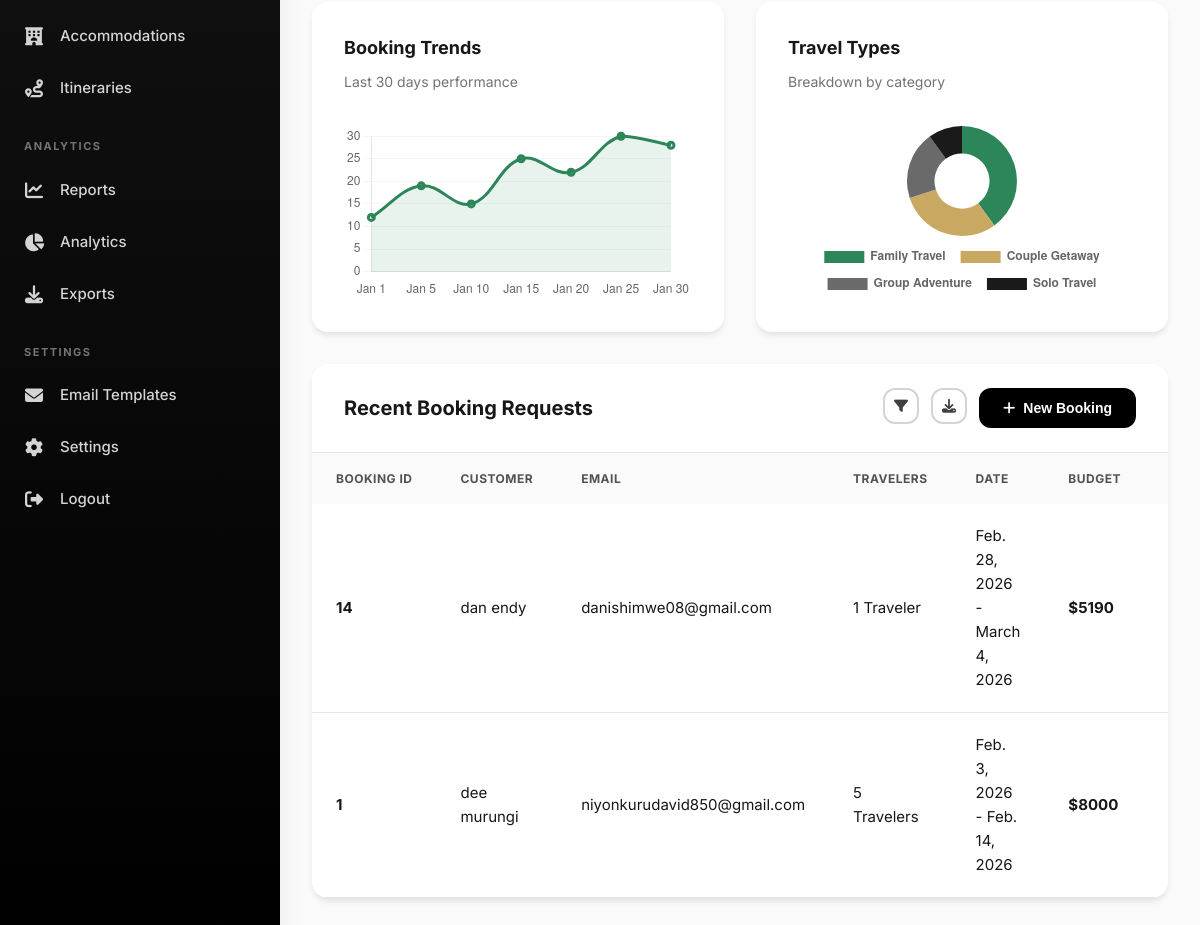
Page /dashboard/ (lower part) on the earlier database version.
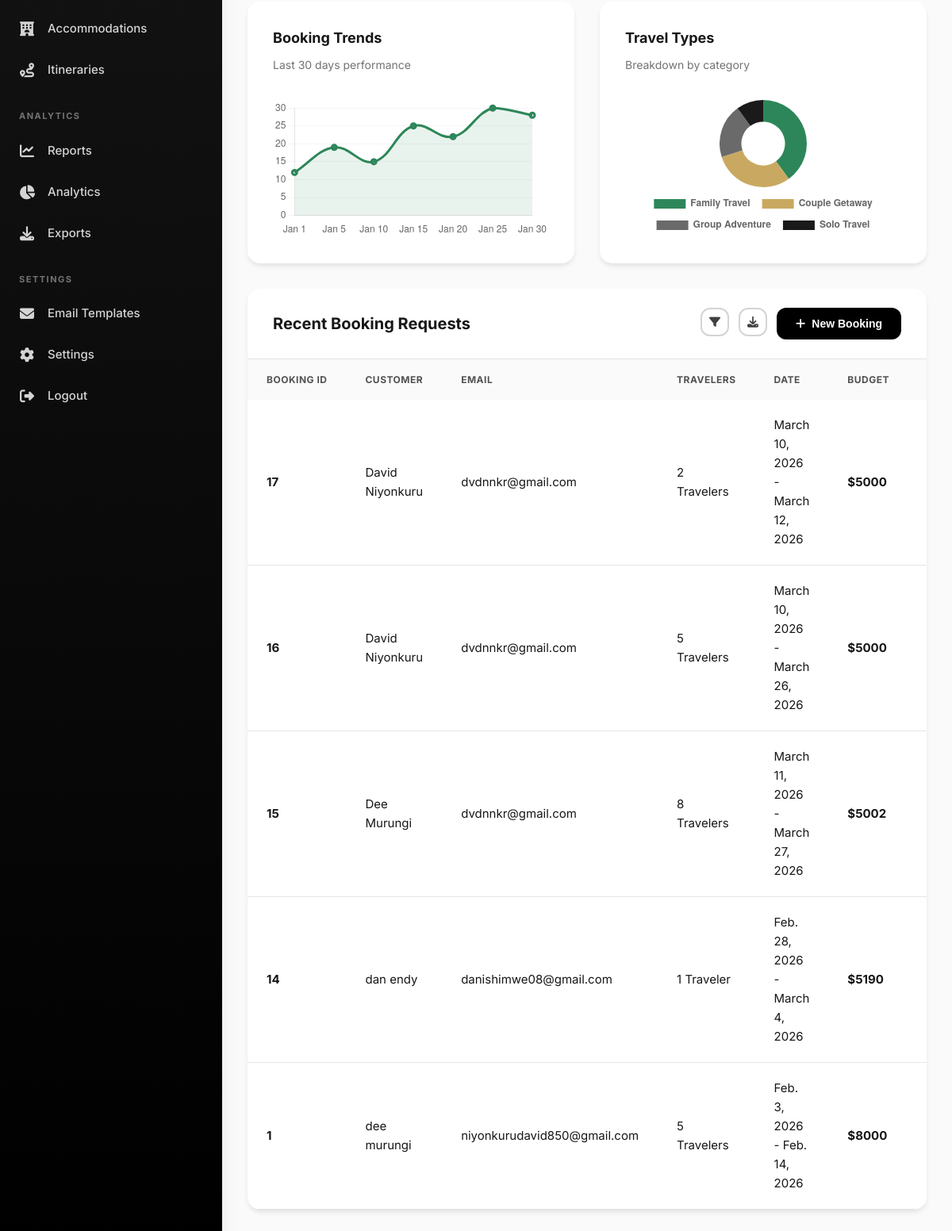
Same page on the later database version.
### core/models.py (models this page shows, shortened)
class TravelBooking(models.Model):
    STATUS_CHOICES = [
        ('pending', 'Pending'),
        ('processed', 'Processed'),
        ('confirmed', 'Confirmed'),
        ('cancelled', 'Cancelled'),
    ]
    TRAVEL_TYPE_CHOICES = [
        ('solo', 'Solo Travel'),
        ('family', 'Family Travel'),
        ('couple', 'Couple Getaway'),
        ('group', 'Group Adventure'),
    ]
    TRAVELERS_CHOICES = [
        ('1', '1 Traveler (Solo)'),
        ('2', '2 Travelers (Couple)'),
        ('3', '3 Travelers'),
        ('4', '4 Travelers'),
        ('5', '5 Travelers'),
        ('6', '6 Travelers'),
        ('7', '7 Travelers'),
        ('8', '8 Travelers'),
        ('9-15', '9-15 Travelers (Group)'),
        ('16+', '16+ Travelers (Large Group)'),
    ]
    FLEXIBILITY_CHOICES = [
        ('fixed', 'Fixed dates - cannot change'),
        ('flexible-few-days', 'Flexible ± 2-3 days'),
        ('flexible-week', 'Flexible ± 1 week'),
        ('flexible-month', 'Flexible - planning months in advance'),
    ]
    ACCOMMODATION_CHOICES = [
        ('luxury', '5-Star Luxury'),
        ('boutique', 'Boutique Lodges'),
        ('mid-range', 'Mid-Range Hotels'),
        ('budget', 'Budget-Friendly'),
    ]
    first_name = models.CharField(max_length=100)
    last_name = models.CharField(max_length=100)
    email = models.EmailField(db_index=True)
    phone = models.CharField(max_length=20)
    country = models.CharField(max_length=100)
    travelers = models.CharField(max_length=20, choices=TRAVELERS_CHOICES)
    travel_type = models.CharField(max_length=20, choices=TRAVEL_TYPE_CHOICES, blank=True, null=True)
    start_date = models.DateField(blank=True, null=True)
    end_date = models.DateField(blank=True, null=True)
    date_flexibility = models.CharField(max_length=30, choices=FLEXIBILITY_CHOICES, default='flexible-month')
    duration = models.IntegerField(validators=[MinValueValidator(1), MaxValueValidator(21)], default=7)
    activities = models.TextField(default='[]', blank=True)
    accommodation = models.CharField(max_length=20, choices=ACCOMMODATION_CHOICES, blank=True, null=True)
    budget = models.IntegerField(validators=[MinValueValidator(1000), MaxValueValidator(15000)], default=5000)
    special_requests = models.TextField(blank=True)
    status = models.CharField(max_length=20, choices=STATUS_CHOICES, default='pending')
    is_processed = models.BooleanField(default=False)
    processed_at = models.DateTimeField(null=True, blank=True)
    created_at = models.DateTimeField(auto_now_add=True)
    updated_at = models.DateTimeField(auto_now=True)
    class Meta:
        ordering = ['-created_at']
        indexes = [
            models.Index(fields=['email']),
            models.Index(fields=['status']),
        ]

### core/views.py (the view)
# urls.py: path('dashboard/', dashboard, name='dashboard'),
def dashboard(request):
    bookings = TravelBooking.objects.all().order_by('-id')  # get all bookings
    context = {
        'bookings': bookings
    }
    return render(request, 'adminpanel/dashboard.html', context)

### core/templates/adminpanel/dashboard.html (shortened to what this page needs)
<!DOCTYPE html>
<html lang="en">
<head>
    <link rel="stylesheet" href="https://cdnjs.cloudflare.com/ajax/libs/font-awesome/6.4.0/css/all.min.css">
</head>
<body>
    <aside class="sidebar" id="sidebar">
        <nav class="sidebar-nav">
            <div class="nav-section">
                <a href="#" class="nav-link">
                </a>
                <a href="#" class="nav-link">
                    <i class="fas fa-hotel"></i>
                    <span>Accommodations</span>
                </a>
                <a href="#" class="nav-link">
                    <i class="fas fa-route"></i>
                    <span>Itineraries</span>
                </a>
            </div>
            <div class="nav-section">
                <div class="nav-section-title">Analytics</div>
                <a href="#" class="nav-link">
                    <i class="fas fa-chart-line"></i>
                    <span>Reports</span>
                </a>
                <a href="#" class="nav-link">
                    <i class="fas fa-chart-pie"></i>
                    <span>Analytics</span>
                </a>
                <a href="#" class="nav-link">
                    <i class="fas fa-download"></i>
                    <span>Exports</span>
                </a>
            </div>
            <div class="nav-section">
                <div class="nav-section-title">Settings</div>
                <a href="#" class="nav-link">
                    <i class="fas fa-envelope"></i>
                    <span>Email Templates</span>
                </a>
                <a href="#" class="nav-link">
                    <i class="fas fa-cog"></i>
                    <span>Settings</span>
                </a>
                <a href="#" class="nav-link">
                    <i class="fas fa-sign-out-alt"></i>
                    <span>Logout</span>
                </a>
            </div>
        </nav>
    </aside>
    <main class="main-content">
    <div class="dashboard-content">
        <div class="chart-grid">
            <div class="chart-card">
                <div class="chart-header">
                    <h3 class="chart-title">Booking Trends</h3>
                    <p class="chart-subtitle">Last 30 days performance</p>
                </div>
                <canvas id="bookingChart"></canvas>
            </div>
            <div class="chart-card">
                <div class="chart-header">
                    <h3 class="chart-title">Travel Types</h3>
                    <p class="chart-subtitle">Breakdown by category</p>
                </div>
                <canvas id="travelChart"></canvas>
            </div>
        </div>
<div class="content-card">
    <div class="card-header">
        <h2 class="card-title">Recent Booking Requests</h2>
        <div class="card-actions">
            <button class="btn btn-outline btn-icon">
                <i class="fas fa-filter"></i>
            </button>
            <button class="btn btn-outline btn-icon">
                <i class="fas fa-download"></i>
            </button>
            <button class="btn btn-primary">
                <i class="fas fa-plus"></i>
                New Booking
            </button>
        </div>
    </div>
    <div class="table-container">
        <table class="data-table">
            <thead>
                <tr>
                    <th>Booking ID</th>
                    <th>Customer</th>
                    <th>Email</th>
                    <th>Travelers</th>
                    <th>Date</th>
                    <th>Budget</th>
                    <th>Status</th>
                </tr>
            </thead>
            <tbody>
                {% for booking in bookings %}
                <tr>
                    <td><strong>{{ booking.id }}</strong></td>
                    <td>{{ booking.first_name }} {{ booking.last_name }}</td>
                    <td>{{ booking.email }}</td>
                    <td>{{ booking.travelers }} {{ booking.travelers|pluralize:"Traveler,Travelers" }}</td>
                    <td>{{ booking.start_date }} - {{ booking.end_date }}</td>
                    <td><strong>${{ booking.budget }}</strong></td>
                    <td>
                    </td>
                </tr>
                {% empty %}
                <tr>
                    <td colspan="8" class="text-center">No bookings found.</td>
                </tr>
                {% endfor %}
            </tbody>
        </table>
        </div>
        </div>
    </div>
</main>
</body>
</html>

### core/templates/adminpanel/dashboard.html (style rules this page uses)
* { margin: 0; padding: 0; box-sizing: border-box; }
:root { --primary: #000000; --primary-light: #1a1a1a; --secondary: #2d8659; --accent: #c9a961; --success: #10b981; --warning: #f59e0b; --danger: #ef4444; --info: #3b82f6; --gray-50: #fafafa; --gray-100: #f5f5f5; --gray-200: #e5e5e5; --gray-300: #d4d4d4; --gray-400: #a3a3a3; --gray-500: #737373; --gray-600: #525252; --gray-700: #404040; --gray-800: #262626; --gray-900: #171717; --white: #ffffff; --shadow-sm: 0 1px 2px 0 rgb(0 0 0 / 0.05); --shadow: 0 4px 6px -1px rgb(0 0 0 / 0.1); --shadow-md: 0 10px 15px -3px rgb(0 0 0 / 0.1); --shadow-lg: 0 20px 25px -5px rgb(0 0 0 / 0.1); --shadow-xl: 0 25px 50px -12px rgb(0 0 0 / 0.25); --radius: 12px; --radius-lg: 16px; --radius-xl: 24px; }
body { font-family: 'Inter', -apple-system, BlinkMacSystemFont, sans-serif; background: var(--gray-50); color: var(--gray-900); line-height: 1.6; }
.sidebar { position: fixed; left: 0; top: 0; bottom: 0; width: 280px; background: linear-gradient(180deg, var(--gray-900) 0%, var(--primary) 100%); color: var(--white); padding: 0; overflow-y: auto; z-index: 1000; box-shadow: var(--shadow-lg); transition: transform 0.3s cubic-bezier(0.4, 0, 0.2, 1); }
.sidebar-nav { padding: 1.5rem 0; }
.nav-section { margin-bottom: 1.5rem; }
.nav-section-title { padding: 0 1.5rem; font-size: 0.6875rem; font-weight: 700; text-transform: uppercase; letter-spacing: 1.5px; color: var(--gray-500); margin-bottom: 0.5rem; }
.nav-link { display: flex; align-items: center; gap: 1rem; padding: 0.875rem 1.5rem; color: var(--gray-300); text-decoration: none; font-size: 0.9375rem; font-weight: 500; transition: all 0.3s; position: relative; }
.nav-link::before { content: ''; position: absolute; left: 0; top: 50%; transform: translateY(-50%); width: 3px; height: 0; background: linear-gradient(180deg, var(--secondary), var(--accent)); border-radius: 0 3px 3px 0; transition: height 0.3s; }
.nav-link i { width: 20px; text-align: center; font-size: 1.125rem; }
.main-content { margin-left: 280px; min-height: 100vh; transition: margin-left 0.3s cubic-bezier(0.4, 0, 0.2, 1); }
.dashboard-content { padding: 2rem; }
.content-card { background: var(--white); border-radius: var(--radius-lg); box-shadow: var(--shadow); overflow: hidden; margin-bottom: 2rem; }
.card-header { padding: 1.5rem 2rem; border-bottom: 1px solid var(--gray-200); display: flex; justify-content: space-between; align-items: center; }
.card-title { font-size: 1.25rem; font-weight: 700; color: var(--gray-900); }
.card-actions { display: flex; gap: 0.75rem; }
.btn { display: inline-flex; align-items: center; gap: 0.5rem; padding: 0.75rem 1.5rem; border-radius: var(--radius); border: none; font-weight: 600; font-size: 0.875rem; cursor: pointer; transition: all 0.3s; text-decoration: none; }
.btn-primary { background: var(--primary); color: var(--white); }
.btn-outline { background: transparent; border: 2px solid var(--gray-300); color: var(--gray-700); }
.btn-icon { padding: 0.5rem; width: 36px; height: 36px; justify-content: center; }
.table-container { overflow-x: auto; }
.data-table { width: 100%; border-collapse: collapse; }
.data-table thead { background: var(--gray-50); }
.data-table th { padding: 1rem 1.5rem; text-align: left; font-weight: 700; font-size: 0.75rem; text-transform: uppercase; letter-spacing: 0.5px; color: var(--gray-600); white-space: nowrap; }
.data-table td { padding: 1.25rem 1.5rem; border-bottom: 1px solid var(--gray-200); font-size: 0.9375rem; }
.data-table tbody tr { transition: all 0.2s; }
.chart-grid { display: grid; grid-template-columns: repeat(auto-fit, minmax(400px, 1fr)); gap: 2rem; margin-bottom: 2rem; }
.chart-card { background: var(--white); border-radius: var(--radius-lg); padding: 2rem; box-shadow: var(--shadow); }
.chart-header { margin-bottom: 2rem; }
.chart-title { font-size: 1.125rem; font-weight: 700; color: var(--gray-900); margin-bottom: 0.5rem; }
.chart-subtitle { font-size: 0.875rem; color: var(--gray-500); }

Differences in the rows shown:
added TravelBooking: id "17", first_name "David", last_name "Niyonkuru", email "dvdnnkr@gmail.com", travelers "2", start_date "March 10, 2026", end_date "March 12, 2026", budget "5000"
added TravelBooking: id "16", first_name "David", last_name "Niyonkuru", email "dvdnnkr@gmail.com", travelers "5", start_date "March 10, 2026", end_date "March 26, 2026", budget "5000"
added TravelBooking: id "15", first_name "Dee", last_name "Murungi", email "dvdnnkr@gmail.com", travelers "8", start_date "March 11, 2026", end_date "March 27, 2026", budget "5002"
